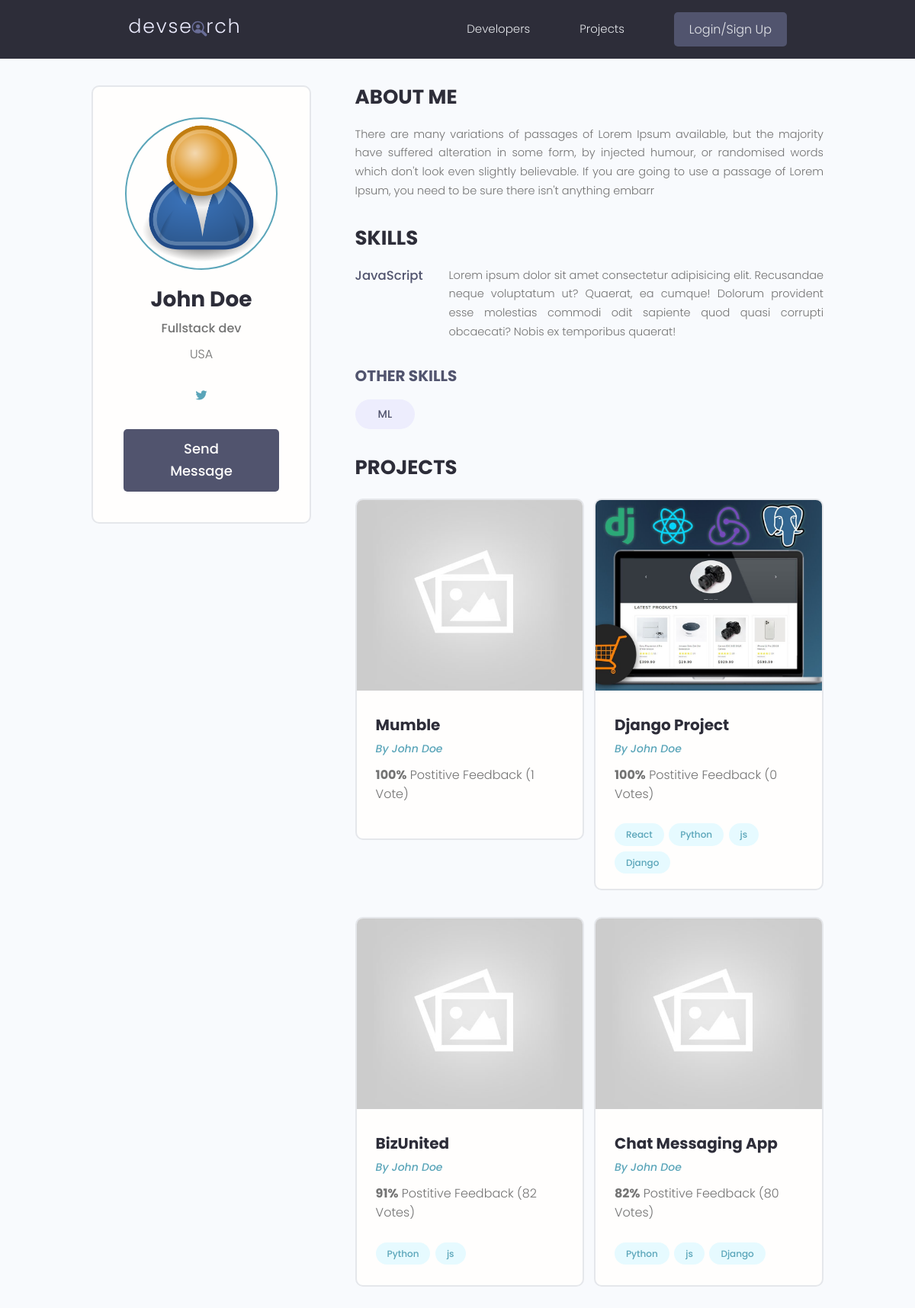
/profile/8c1f35e5-4a1e-4b71-9bde-f60f8d5f16c2, run on the app's committed database.
### users/models.py (models this page shows, shortened)
class Profile(models.Model):
    user = models.OneToOneField(User, null=True, blank=True, on_delete=models.CASCADE)
    username = models.CharField(max_length=50, null=True, blank=True)
    location = models.CharField(max_length=50, null=True, blank=True)
    name = models.CharField(max_length=200, null=True, blank=True)
    email = models.EmailField(max_length=200, null=True, blank=True)
    short_intro = models.CharField(max_length=200, null=True, blank=True)
    bio = models.TextField(null=True, blank=True)
    profile_pic = models.ImageField(null=True, blank=True, upload_to='profiles/', default='profiles/user-default.png')
    social_github = models.CharField(max_length=200, null=True, blank=True)
    social_twitter = models.CharField(max_length=200, null=True, blank=True)
    social_linkedin = models.CharField(max_length=200, null=True, blank=True)
    social_youtube = models.CharField(max_length=200, null=True, blank=True)
    social_website = models.CharField(max_length=200, null=True, blank=True)
    created = models.DateTimeField(auto_now_add=True)
    id = models.UUIDField(default=uuid.uuid4, primary_key=True, unique=True, editable=False)

class Skill(models.Model):
    owner = models.ForeignKey(Profile, on_delete=models.CASCADE, null=True, blank=True)
    name = models.CharField(max_length=200, null=True, blank=True)
    description = models.TextField(null=True, blank=True)
    created = models.DateTimeField(auto_now_add=True)
    id = models.UUIDField(default=uuid.uuid4, primary_key=True, unique=True, editable=False)

### projects/models.py (models this page shows, shortened)
class Project(models.Model):
    owner = models.ForeignKey(Profile, null=True, blank=True, on_delete=models.SET_NULL)
    title = models.CharField(max_length=200)
    image = models.ImageField(null=True, blank=True, default="default.jpg")
    description = models.TextField(null=True, blank=True)
    demo_link = models.CharField(max_length=2000, null=True, blank=True)
    source_link = models.CharField(max_length=2000, null=True, blank=True)
    tags = models.ManyToManyField('Tag', blank=True)
    vote_total = models.IntegerField(default=0, null=True, blank=True)
    vote_ratio = models.IntegerField(default=0, null=True, blank=True)
    created = models.DateTimeField(auto_now_add=True)
    id = models.UUIDField(default=uuid.uuid4, primary_key=True, unique=True, editable=False)
    class Meta:
        ordering = ['-vote_ratio', '-vote_total', 'title']

class Tag(models.Model):
    name = models.CharField(max_length=200)
    created = models.DateTimeField(auto_now_add=True)
    id = models.UUIDField(default=uuid.uuid4, primary_key=True, unique=True, editable=False)

### users/views.py (the view)
# urls.py: path('profile/<str:pk>', views.userProfile, name="user-profile"),
def userProfile(request, pk):
    profile = Profile.objects.get(id=pk)
    skills = profile.skill_set.all()
    context = {'profile': profile, 'skills': skills}
    return render(request, 'users/user-profile.html', context)

### users/templates/users/user-profile.html (shortened to what this page needs)
{% extends 'main.html' %} {% block content %}
<main class="profile my-md">
  <div class="container">
    <div class="layout">
      <div class="column column--1of3">
        <div class="card text-center">
          <div class="card__body dev">
            <img class="avatar avatar--xl" src="{{profile.profile_pic.url}}" />
            <h2 class="dev__name">{{profile.name}}</h2>
            <p class="dev__title">{{profile.short_intro}}</p>
            <p class="dev__location">{{profile.location}}</p>
            <ul class="dev__social">
               {% if profile.social_twitter %}
              <li>
                <a
                  title="Twitter"
                  href="{{profile.social_twitter}}"
                  target="_blank"
                  ><i class="fa-brands fa-twitter"></i
                ></a>
              </li>
              {% endif %}
            </ul>
            {% if request.user.profile.id != profile.id %}
              <a href="{% url 'create-message' profile.id %}" class="btn btn--sub btn--lg">Send Message </a>
            {% endif %}
          </div>
        </div>
      </div>
      <div class="column column--2of3">
        <div class="devInfo">
          <h3 class="devInfo__title">About Me</h3>
          <p class="devInfo__about">{{profile.bio}}</p>
        </div>
        <div class="devInfo">
          <h3 class="devInfo__title">Skills</h3>
          <div class="devInfo__skills">
            {% for skill in skills %} {% if skill.description %}
            <div class="devSkill">
              <h4 class="devSkill__title">JavaScript</h4>
              <p class="devSkill__info">
                Lorem ipsum dolor sit amet consectetur adipisicing elit.
                Recusandae neque voluptatum ut? Quaerat, ea cumque! Dolorum
                provident esse molestias commodi odit sapiente quod quasi
                corrupti obcaecati? Nobis ex temporibus quaerat!
              </p>
            </div>
            {% endif %} {% endfor %}
            <h3 class="devInfo__subtitle">Other Skills</h3>
            <div class="devInfo__otherSkills">
              {% for skill in skills %} {% if skill.description == "" %}
              <span class="tag tag--pill tag--sub tag--lg">
                <small>{{skill.name}}</small>
              </span>
              {% endif %} {% endfor %}
            </div>
          </div>
        </div>
        <div class="devInfo">
          <h3 class="devInfo__title">Projects</h3>
          <div class="grid grid--two">
            {% for project in profile.project_set.all %}
            <div class="column">
              <div class="card project">
                <a href="{% url 'project' project.id %}" class="project">
                  <img
                    class="project__thumbnail"
                    src="{{project.image.url}}"
                    alt="project thumbnail"
                  />
                  <div class="card__body">
                    <h3 class="project__title">{{project.title}}</h3>
                    <p>
                      <a class="project__author" href="{% url 'user-profile' project.owner.id %}"
                        >By {{profile.name}}</a
                      >
                    </p>
                    <p class="project--rating">
                      <span style="font-weight: bold"
                        >{{project.vote_ratio}}%</span
                      >
                      Postitive Feedback ({{project.vote_total}}
                      Vote{{project.vote_total|pluralize:"s"}})
                    </p>
                    <div class="project__tags">
                      {% for tag in project.tags.all %}
                      <span class="tag tag--pill tag--main">
                        <small>{{tag.name}}</small>
                      </span>
                      {% endfor %}
                    </div>
                  </div>
                </a>
              </div>
            </div>
            {% endfor %}
          </div>
        </div>
      </div>
    </div>
  </div>
</main>
{% endblock content %}

### static/styles/app.css (style rules this page uses)
:root { --color-sub: #2d2d39; }
.btn--sub { background-color: var(--color-sub-light); }
.card { border: 2px solid var(--color-light); }
img { width: 100%; }
.profile .card > .dev { padding: 4rem; }
.dev__name { color: var(--color-sub); font-size: 2.8rem; font-weight: 700; margin-top: 1rem; margin-bottom: 0.5rem; }
.dev__title { font-size: 1.6rem; font-weight: 500; line-height: 1.3; }
.dev__location { margin-top: 1rem; }
.dev__social { margin: 3rem 0; list-style: none; display: flex; justify-content: center; gap: 1.5rem; }
.devInfo { margin-bottom: 3rem; }
.devInfo__title, .devInfo__subtitle { font-size: 2.6rem; color: var(--color-sub); text-transform: uppercase; font-weight: 700; margin-bottom: 1.5rem; }
.devInfo__subtitle { font-size: 2rem; color: var(--color-sub-light); }
.devInfo__about, .devSkill__info { font-size: 1.45rem; line-height: 1.7; text-align: justify; }
.devSkill { margin-bottom: 3rem; }
.devSkill__title { font-size: 1.65rem; font-weight: 500; color: var(--color-sub-light); }
@media screen and (min-width: 700px) { .devSkill { display: flex; justify-content: space-between; gap: 3rem; } }
@media screen and (min-width: 700px) { .devSkill__info { flex-basis: 80%; } }
.project__author { font-size: 1.4rem; font-style: italic; }
.project--rating { margin-bottom: 1.6em; margin-top: .5em; }
.project__thumbnail { height: 25rem; object-fit: cover; object-position: top center; }
.project__title { font-size: 2rem; font-weight: 700; color: var(--color-sub); }

### static/uikit/styles/modules/_variables.css (style rules this page uses)
:root { --color-main: #5aa5b9; --color-main-light: #e6faff; --color-sub: #3f4156; --color-sub-light: #51546e; --color-sub-lighter: #ededfd; --color-text: #737373; --color-gray: #8b8b8b; --color-light: #e5e7eb; --color-light-gray: #767676; --color-bg: #f8fafd; --color-white: #fffefd; --color-white-light: #f3f3f3; --color-success: #359e64; --color-success-bg: #def8e8; --color-error: #fc4b0b; --color-error-bg: #fff2ee; --font-base: 'Poppins', arial, helvetica, 'Segoe UI', roboto, ubuntu, sans-serif; --font-monospace: 'Fira Code', 'Courier New', courier, monospace; --font-regular: 300; --font-medium: 500; --font-bold: 700; --generic-shadow: 1px 1px 5px #00000010; --generic-transition: all 0.3s ease-in-out; }

### static/uikit/styles/modules/_base.css (style rules this page uses)
* { margin: 0; padding: 0; box-sizing: border-box; text-rendering: optimizeLegibility; color: inherit; font-size: inherit; }
html { font-size: 50%; }
@media only screen and (min-width: 480px) { html { font-size: 56.25%; } }
@media only screen and (min-width: 1200px) { html { font-size: 62.5%; } }
body { line-height: 1.6; font-weight: 400; font-size: 1.5rem; color: var(--color-text); background-color: var(--color-bg); min-height: 100vh; }

### static/uikit/styles/modules/_typography.css (style rules this page uses)
* { font-family: var(--font-base); }
h2 { font-size: 3.6rem; font-weight: var(--font-bold); }
h3 { font-size: 3.2rem; font-weight: var(--font-medium); }
h4 { font-size: 2.8rem; font-weight: var(--font-medium); }
p, span, strong { font-size: 1.6rem; color: var(--color-text); font-weight: var(--font-regular); }
a { padding-bottom: 2px; text-decoration: none; display: inline-block; color: var(--color-main); font-weight: var(--font-medium); }

### static/uikit/styles/modules/_utilities.css (style rules this page uses)
.container { width: 92%; max-width: 165rem; margin: 0 auto; box-sizing: border-box; }
@media screen and (min-width: 1000px) { .container { width: 90%; } }
@media screen and (min-width: 1200px) { .container { width: 80%; } }
.text-center { text-align: center; }
.my-md { margin: 3rem auto; }

### static/uikit/styles/modules/_avatar.css (style rules this page uses)
.avatar { border-radius: 50%; border: 2px solid var(--color-main); object-fit: cover; }
.avatar--xl { height: 20rem; width: 20rem; }

### static/uikit/styles/modules/_button.css (style rules this page uses)
.btn { display: inline-block; position: relative; cursor: pointer; background-color: var(--color-light); font-weight: var(--font-medium); color: var(--color-sub); text-decoration: none; padding: 1rem 2rem; border-radius: 0.5rem; border: none; width: -webkit-fit-content; width: -moz-fit-content; width: fit-content; height: -webkit-fit-content; height: -moz-fit-content; height: fit-content; font-size: 1.6rem; outline-width: 0; outline-color: transparent; -webkit-backface-visibility: hidden; backface-visibility: hidden; transition: all 0.3s ease-in-out; }
.btn--sub { background-color: var(--color-sub); color: var(--color-white); }
.btn--lg { font-size: 1.8rem; padding: 1.2rem 4.5rem; }

### static/uikit/styles/modules/_card.css (style rules this page uses)
.card { border-radius: 1rem; background-color: var(--color-white); border: 1.5px solid var(--color-light); width: auto; height: auto; margin-top: 0.5rem; margin-bottom: 0.5rem; overflow: hidden; }
.card__body, .card__header { padding: 2rem 2.5rem; }

### data on the page
Profile: profile_pic (placeholder picture), name "John Doe", short_intro "Fullstack dev", location "USA", bio "There are many variations of passages of Lorem Ipsum available, but the majority have suffered alteration in some form, by injected humour, or randomised words which don't look even slightly believable. If you are going to use a passage of Lorem Ipsum, you need to be sure there isn't anything embarr"
Skill: shows "JavaScript"
Skill: name "ML"
Project: image (placeholder picture), title "Mumble", vote_ratio "100", vote_total "1"
Project: image (picture), title "Django Project", vote_ratio "100", vote_total "0"
Tag: name "React"
Tag: name "Python"
Tag: name "js"
Tag: name "Django"
Project: image (placeholder picture), title "BizUnited", vote_ratio "91", vote_total "82"
Project: image (placeholder picture), title "Chat Messaging App", vote_ratio "82", vote_total "80"
